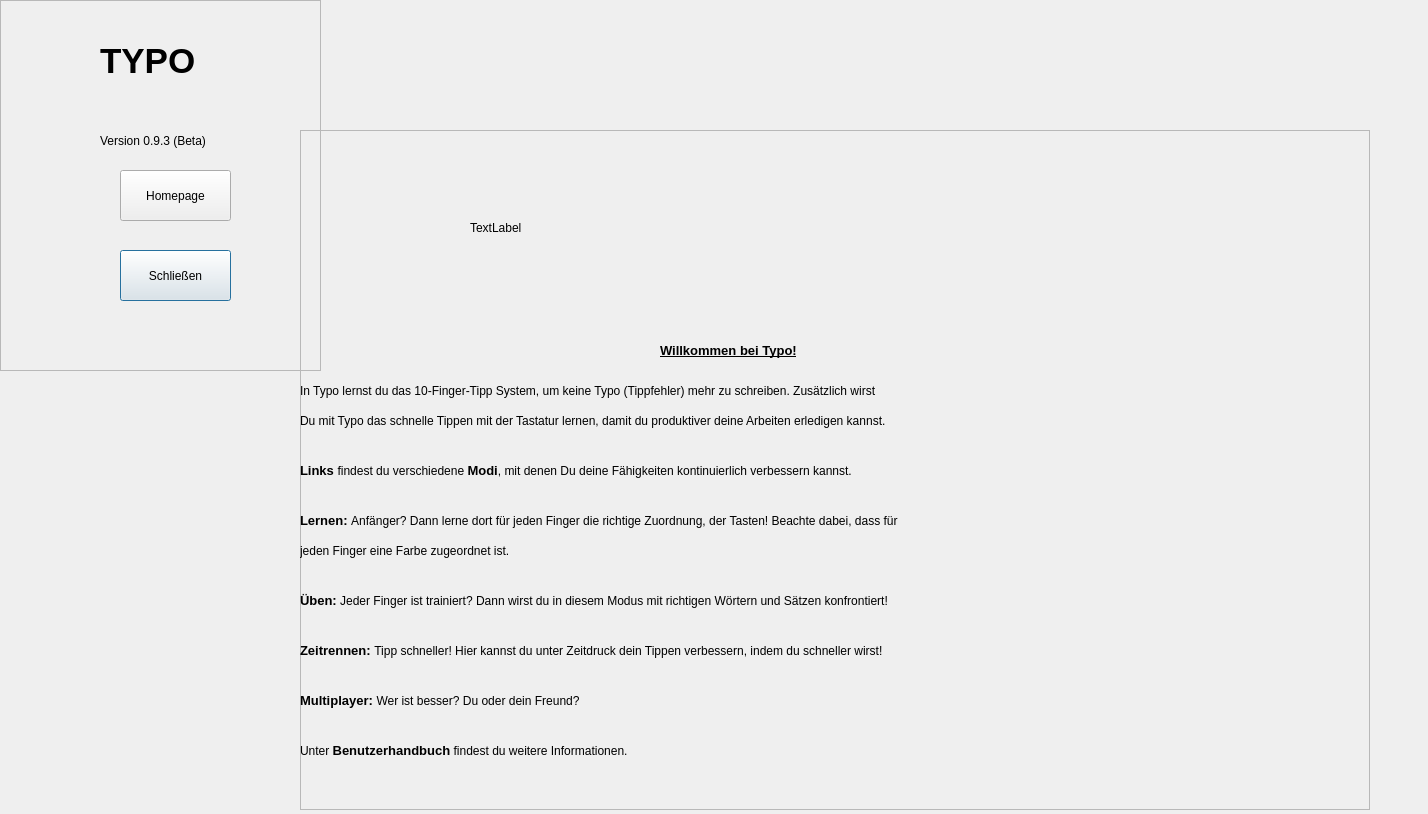
<?xml version="1.0" encoding="UTF-8"?>
<ui version="4.0">
 <class>info</class>
 <widget class="QDialog" name="info">
  <property name="geometry">
   <rect>
    <x>0</x>
    <y>0</y>
    <width>1428</width>
    <height>814</height>
   </rect>
  </property>
  <property name="windowTitle">
   <string>Dialog</string>
  </property>
  <widget class="QFrame" name="frame">
   <property name="geometry">
    <rect>
     <x>0</x>
     <y>0</y>
     <width>321</width>
     <height>371</height>
    </rect>
   </property>
   <property name="frameShape">
    <enum>QFrame::StyledPanel</enum>
   </property>
   <property name="frameShadow">
    <enum>QFrame::Raised</enum>
   </property>
   <widget class="QLabel" name="label">
    <property name="geometry">
     <rect>
      <x>100</x>
      <y>10</y>
      <width>211</width>
      <height>101</height>
     </rect>
    </property>
    <property name="font">
     <font>
      <pointsize>26</pointsize>
      <weight>75</weight>
      <bold>true</bold>
      <underline>false</underline>
     </font>
    </property>
    <property name="text">
     <string>TYPO</string>
    </property>
   </widget>
   <widget class="QLabel" name="label_2">
    <property name="geometry">
     <rect>
      <x>100</x>
      <y>100</y>
      <width>211</width>
      <height>81</height>
     </rect>
    </property>
    <property name="text">
     <string>Version 0.9.3 (Beta)</string>
    </property>
   </widget>
   <widget class="QPushButton" name="b_back">
    <property name="geometry">
     <rect>
      <x>120</x>
      <y>250</y>
      <width>111</width>
      <height>51</height>
     </rect>
    </property>
    <property name="text">
     <string>Schließen</string>
    </property>
   </widget>
   <widget class="QPushButton" name="pushButton">
    <property name="geometry">
     <rect>
      <x>120</x>
      <y>170</y>
      <width>111</width>
      <height>51</height>
     </rect>
    </property>
    <property name="text">
     <string>Homepage</string>
    </property>
   </widget>
  </widget>
  <widget class="QFrame" name="frame_welcome">
   <property name="geometry">
    <rect>
     <x>300</x>
     <y>130</y>
     <width>1070</width>
     <height>680</height>
    </rect>
   </property>
   <property name="frameShape">
    <enum>QFrame::StyledPanel</enum>
   </property>
   <property name="frameShadow">
    <enum>QFrame::Raised</enum>
   </property>
   <widget class="QLabel" name="label_banner">
    <property name="geometry">
     <rect>
      <x>170</x>
      <y>0</y>
      <width>706</width>
      <height>196</height>
     </rect>
    </property>
    <property name="text">
     <string>TextLabel</string>
    </property>
   </widget>
   <widget class="QLabel" name="label_3">
    <property name="geometry">
     <rect>
      <x>360</x>
      <y>200</y>
      <width>331</width>
      <height>41</height>
     </rect>
    </property>
    <property name="text">
     <string>&lt;html&gt;&lt;head/&gt;&lt;body&gt;&lt;p&gt;&lt;span style=&quot; font-size:10pt; font-weight:600; text-decoration: underline;&quot;&gt;Willkommen bei Typo!&lt;/span&gt;&lt;/p&gt;&lt;/body&gt;&lt;/html&gt;</string>
    </property>
   </widget>
   <widget class="QLabel" name="label_4">
    <property name="geometry">
     <rect>
      <x>0</x>
      <y>240</y>
      <width>1061</width>
      <height>41</height>
     </rect>
    </property>
    <property name="text">
     <string>In Typo lernst du das 10-Finger-Tipp System, um keine Typo (Tippfehler) mehr zu schreiben. Zusätzlich wirst </string>
    </property>
   </widget>
   <widget class="QLabel" name="label_5">
    <property name="geometry">
     <rect>
      <x>0</x>
      <y>270</y>
      <width>1061</width>
      <height>41</height>
     </rect>
    </property>
    <property name="text">
     <string>Du mit Typo das schnelle Tippen mit der Tastatur lernen, damit du produktiver deine Arbeiten erledigen kannst.</string>
    </property>
   </widget>
   <widget class="QLabel" name="label_6">
    <property name="geometry">
     <rect>
      <x>0</x>
      <y>320</y>
      <width>1041</width>
      <height>41</height>
     </rect>
    </property>
    <property name="text">
     <string>&lt;html&gt;&lt;head/&gt;&lt;body&gt;&lt;p&gt;&lt;span style=&quot; font-size:10pt; font-weight:600;&quot;&gt;Links &lt;/span&gt;findest du verschiedene &lt;span style=&quot; font-size:10pt; font-weight:600;&quot;&gt;Modi&lt;/span&gt;, mit denen Du deine Fähigkeiten kontinuierlich verbessern kannst.&lt;/p&gt;&lt;/body&gt;&lt;/html&gt;</string>
    </property>
   </widget>
   <widget class="QLabel" name="label_7">
    <property name="geometry">
     <rect>
      <x>0</x>
      <y>370</y>
      <width>1061</width>
      <height>41</height>
     </rect>
    </property>
    <property name="text">
     <string>&lt;html&gt;&lt;head/&gt;&lt;body&gt;&lt;p&gt;&lt;span style=&quot; font-size:10pt; font-weight:600;&quot;&gt;Lernen: &lt;/span&gt;Anfänger? Dann lerne dort für jeden Finger die richtige Zuordnung, der Tasten! Beachte dabei, dass für &lt;/p&gt;&lt;/body&gt;&lt;/html&gt;</string>
    </property>
   </widget>
   <widget class="QLabel" name="label_8">
    <property name="geometry">
     <rect>
      <x>0</x>
      <y>400</y>
      <width>1061</width>
      <height>41</height>
     </rect>
    </property>
    <property name="text">
     <string>jeden Finger eine Farbe zugeordnet ist.</string>
    </property>
   </widget>
   <widget class="QLabel" name="label_9">
    <property name="geometry">
     <rect>
      <x>0</x>
      <y>450</y>
      <width>1061</width>
      <height>41</height>
     </rect>
    </property>
    <property name="text">
     <string>&lt;html&gt;&lt;head/&gt;&lt;body&gt;&lt;p&gt;&lt;span style=&quot; font-size:10pt; font-weight:600;&quot;&gt;Üben:&lt;/span&gt; Jeder Finger ist trainiert? Dann wirst du in diesem Modus mit richtigen Wörtern und Sätzen konfrontiert!&lt;/p&gt;&lt;/body&gt;&lt;/html&gt;</string>
    </property>
   </widget>
   <widget class="QLabel" name="label_10">
    <property name="geometry">
     <rect>
      <x>0</x>
      <y>500</y>
      <width>1061</width>
      <height>41</height>
     </rect>
    </property>
    <property name="text">
     <string>&lt;html&gt;&lt;head/&gt;&lt;body&gt;&lt;p&gt;&lt;span style=&quot; font-size:10pt; font-weight:600;&quot;&gt;Zeitrennen: &lt;/span&gt;Tipp schneller! Hier kannst du unter Zeitdruck dein Tippen verbessern, indem du schneller wirst!&lt;/p&gt;&lt;/body&gt;&lt;/html&gt;</string>
    </property>
   </widget>
   <widget class="QLabel" name="label_11">
    <property name="geometry">
     <rect>
      <x>0</x>
      <y>550</y>
      <width>1061</width>
      <height>41</height>
     </rect>
    </property>
    <property name="text">
     <string>&lt;html&gt;&lt;head/&gt;&lt;body&gt;&lt;p&gt;&lt;span style=&quot; font-size:10pt; font-weight:600;&quot;&gt;Multiplayer: &lt;/span&gt;Wer ist besser? Du oder dein Freund?&lt;/p&gt;&lt;/body&gt;&lt;/html&gt;</string>
    </property>
   </widget>
   <widget class="QLabel" name="label_12">
    <property name="geometry">
     <rect>
      <x>0</x>
      <y>600</y>
      <width>1061</width>
      <height>41</height>
     </rect>
    </property>
    <property name="text">
     <string>&lt;html&gt;&lt;head/&gt;&lt;body&gt;&lt;p&gt;Unter &lt;span style=&quot; font-size:10pt; font-weight:600;&quot;&gt;Benutzerhandbuch&lt;/span&gt; findest du weitere Informationen.&lt;/p&gt;&lt;/body&gt;&lt;/html&gt;</string>
    </property>
   </widget>
  </widget>
 </widget>
 <resources/>
 <connections/>
</ui>
